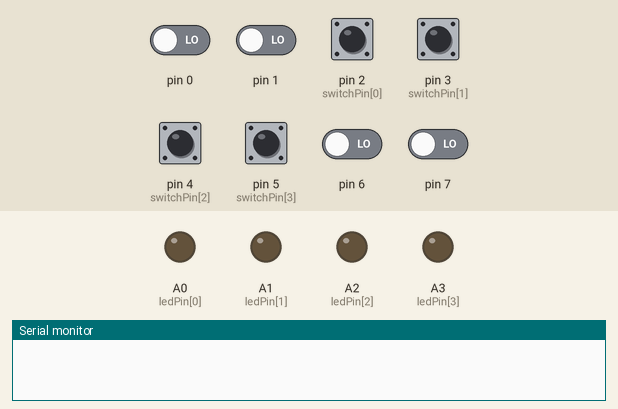
The program below on a simulated Arduino Nano, built with avr-gcc and run on an emulated ATmega328P. Parts: output pins drawn as LEDs (lit = HIGH), the last lines printed to the serial monitor. Inputs (shaded band) come from the test bench; at power-on: pin 2 (switchPin[0]), pin 3 (switchPin[1]), pin 4 (switchPin[2]), pin 5 (switchPin[3]) HIGH, pin 0, pin 1, pin 6, pin 7 LOW.

Above: at 1.2 s.
1.3 s: pin 2 (switchPin[0]) pulled LOW for 0.15 s
At 2.5 s:
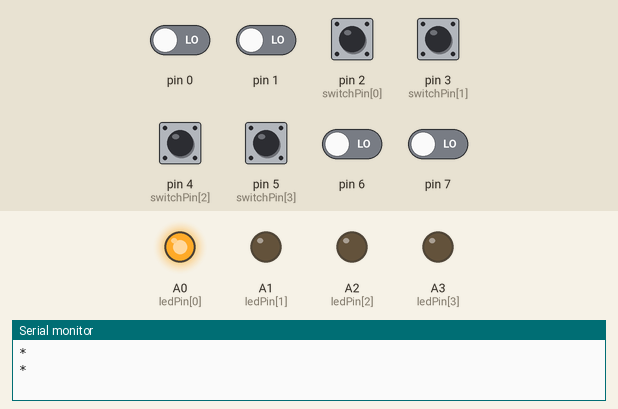
2.9 s: pin 3 (switchPin[1]) pulled LOW for 0.15 s
At 3.7 s:
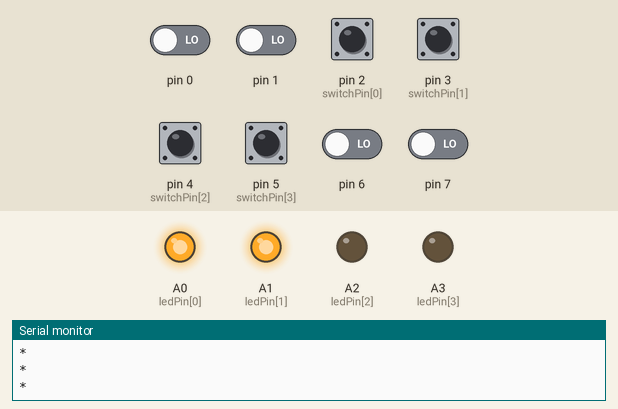
4.5 s: pin 4 (switchPin[2]) pulled LOW for 0.15 s
At 4.9 s:
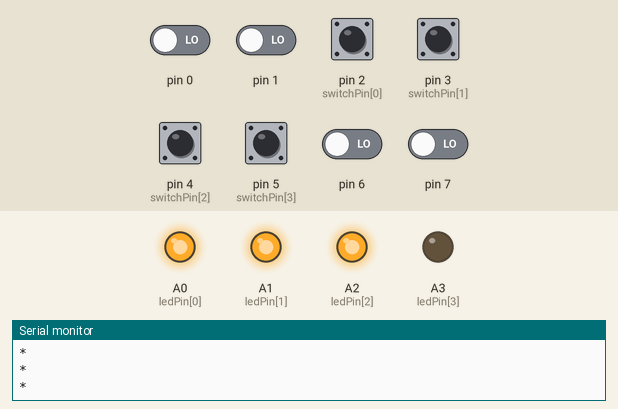
6.1 s: pin 5 (switchPin[3]) pulled LOW for 0.15 s
At 7.3 s:
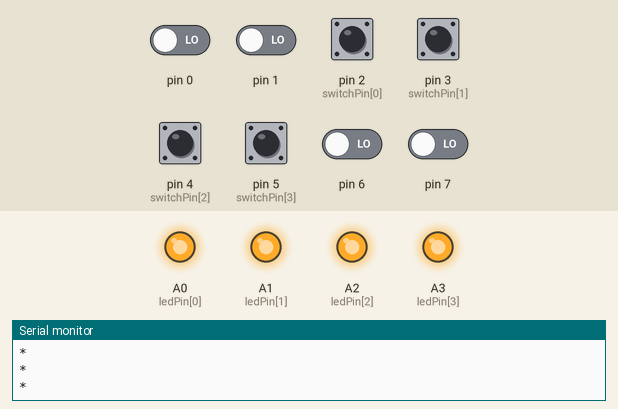
7.7 s: pin 2 (switchPin[0]) pulled LOW for 1 s
At 8.6 s:
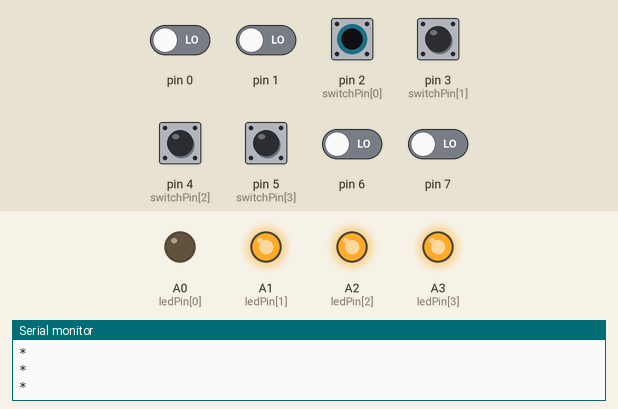
10.2 s: pin 3 (switchPin[1]) pulled LOW for 1 s
At 10.5 s:
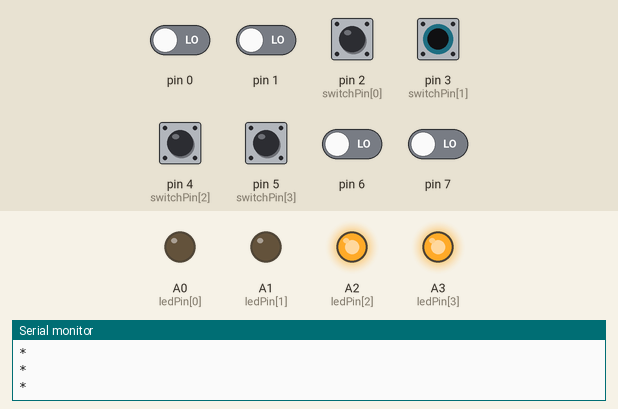
Timing chart, 0 to 13.2 s (numbered marks = the images above; inputs shaded):
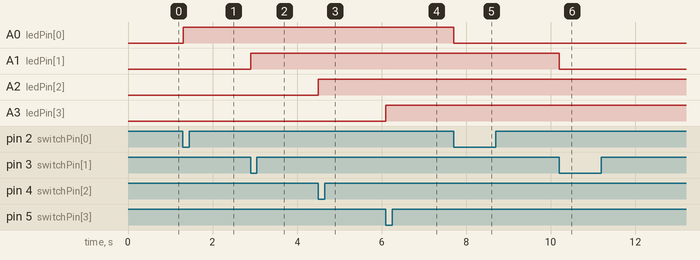

Measured:
- after the input at 1.3 s, A0 (ledPin[0]): LOW → HIGH at once
- after the input at 2.9 s, A1 (ledPin[1]): LOW → HIGH at once
- after the input at 4.5 s, A2 (ledPin[2]): LOW → HIGH at once
- after the input at 6.1 s, A3 (ledPin[3]): LOW → HIGH at once
- after the input at 7.7 s, A0 (ledPin[0]): HIGH → LOW at once
- after the input at 10.2 s, A1 (ledPin[1]): HIGH → LOW at once

The program:

main.cpp
```cpp
#include <Arduino.h>
#include <debouncer.h>

// Färgkonstanter
enum Color { RED, YELLOW, GREEN, BLUE };

// Korrekt mappning mellan bitar och LEDs
const uint8_t switchPin[] = {2, 3, 4, 5};
const uint8_t ledPin[] = {A0, A1, A2, A3};

void buttonChanged(uint8_t state);


// Skapa debouncer-instans för knappar på PIND (digital pins 0-7)
// som lyssnar på pins 2, 3, 4 och 5 (mask 0x3C = 0b00111100)
Debouncer bounce(&PIND, 0x3C, 40, buttonChanged);

void buttonChanged(uint8_t state) {
  Serial.println("*");
  static uint8_t prevState = bounce.getReading();
  uint8_t changed = state ^ prevState;
  prevState = state;

  // Gå igenom alla färger
  for (int color = RED; color <= BLUE; color++) {
    int bitMask = (1 << switchPin[color]);

    // Om biten har ändrats och blivit låg (aktiv)
    if ((changed & bitMask) && !(state & bitMask)) {
      int led = ledPin[color];
      digitalWrite(led, !digitalRead(led));
    }//bit high -> low
  }//for color
}//button changed

void setup() {
  Serial.begin(9600);
    for(int color = RED; color <= BLUE; color++){
    pinMode(switchPin[color], INPUT);
    pinMode(ledPin[color], OUTPUT);
  }//for color
} // setup

void loop() {
  // Inget att göra här - interrupt sköter allt
} // loop
```

debouncer.cpp
```cpp
#include "Debouncer.h"

// Initiera statiska variabler
volatile uint8_t* Debouncer::port = nullptr;
uint8_t Debouncer::mask = 0;
uint8_t Debouncer::lastReading = 0;
uint8_t Debouncer::bounceCounter = 0;
uint8_t Debouncer::uThresh = 10;
uint8_t Debouncer::reading = 0;
Debouncer::stancePointer Debouncer::currentStance = &Debouncer::stable;
void (*Debouncer::onStateChangeCallback)(uint8_t) = &Debouncer::dummyCallback;

Debouncer::Debouncer(volatile uint8_t* p, uint8_t m, uint8_t threshold, void (*callback)(uint8_t)) {
  port = p;
  mask = m;
  uThresh = threshold;
  onStateChangeCallback = callback;

  TCCR2A = 0;
  TCCR2B = 0;
  TCCR2A |= (1 << WGM21);   //CTC
  OCR2A = 159;              //16 MHz * 159 = 10 us
  TCCR2B |= (1 << CS20);    //Prescaler = 1
  TIMSK2 |= (1 << OCIE2A);  //Aktivate interrupt

  lastReading = *port & mask;
  reading = lastReading;
  currentStance = &Debouncer::stable;

  sei();
} // Debouncer konstruktor

void Debouncer::interrupt() {
  (*currentStance)();
} // interrupt

Debouncer::stance Debouncer::stable() {
  reading = *port & mask;                       //check switces
  if (reading != lastReading) {                 //enter transient state
    bounceCounter = 0;                          //reset counter
    onStateChangeCallback(reading);             //do callback
    currentStance = &Debouncer::transient;      //change state
  }//if new reading
  lastReading = reading;                        //Always update
  return;
} // stable

Debouncer::stance Debouncer::transient() {
  bounceCounter++;                              //keep tally
  reading = *port & mask;                       //check swtiches
  if (reading != lastReading) bounceCounter = 0;//new value, reset counter
  //check count treshold for stable state:
  else if (bounceCounter > uThresh) currentStance = &Debouncer::stable;
  lastReading = reading;                        //always update
  return;
} // transient

//TIMER2 interrupt handler, in file but outside class
ISR(TIMER2_COMPA_vect) {
  Debouncer::interrupt();
} // Timer2 interrupt
```

debouncer.h
```cpp
#ifndef DEBOUNCER_H
#define DEBOUNCER_H

#include <Arduino.h>

class Debouncer {
private:
  typedef void stance;
  typedef stance (*stancePointer)();

  static volatile uint8_t* port;    //port pins for switches
  static uint8_t mask;              //mask bits coresponding to switches

  static uint8_t bounceCounter;     //timekeeping
  static uint8_t uThresh;           //treshold for stable state
  static uint8_t lastReading;       //compare reading to last reading
  static uint8_t reading;           //in order to detect cahnges


  static void (*onStateChangeCallback)(uint8_t);
  static stancePointer currentStance;

  static stance stable();
  static stance transient();

  //dummy callback avoids nulptr check
  static void dummyCallback(uint8_t state) { };

public:
  static uint8_t getReading(){return lastReading;};
  //constructor declararion: default callback = dummyCallback()
  Debouncer(volatile uint8_t* port, uint8_t mask, uint8_t threshold = 10,
           void (*callback)(uint8_t) = &Debouncer::dummyCallback);
  static void interrupt();        //interrupt handler
};//Debouncer class

#endif // DEBOUNCER_H
```
